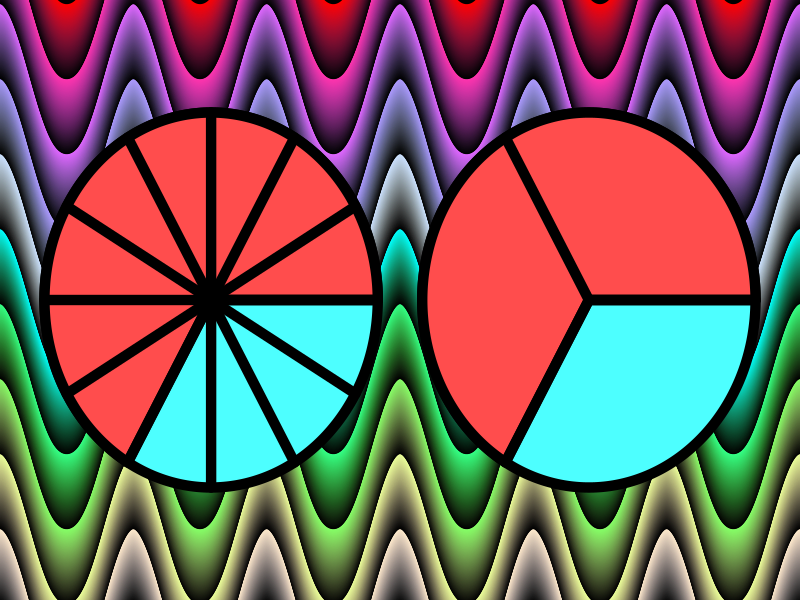

Recreate this plot in R.
png("simpfracMC.png",1200,800)


par(mar=c(0,0,0,0), xaxs='i', yaxs='i')

plot(0,0,"n",xlim=c(-6,6),ylim=c(-4,4),axes=F,ann=F)

for(i in seq(-10,10,0.01)){
    prog = (i+10)/20
    coll = hsv((prog)%%1,(2*prog)%%1,(10*prog)%%1)
    xx = seq(-6,6,0.01)
    lines(xx,cos(xx*pi)+i/2,col=coll,lwd=8)
}

th = seq(0,2*pi,pi/1000)
r = 2.5
lwd=10

x1 = -((12-4*r)/6+r)
x2 =  ((12-4*r)/6+r)
polygon(r*cos(th)+x1,r*sin(th),lwd=lwd,col=rgb(0.3,1,1))
polygon(r*cos(th)+x2,r*sin(th),lwd=lwd,col=rgb(0.3,1,1))

thp = seq(0,2*pi*2/3,pi/1000)
polygon(c(x1,r*cos(thp)+x1,x1),c(0,r*sin(thp),0),col=rgb(1,0.3,0.3),lwd=lwd)
polygon(c(x2,r*cos(thp)+x2,x2),c(0,r*sin(thp),0),col=rgb(1,0.3,0.3),lwd=lwd)




th2 = seq(0,2*pi,2*pi/12)
th3 = seq(0,2*pi,2*pi/3)

for(i in th2){
    lines(c(x1,r*cos(i)+x1),c(0,r*sin(i)),lwd=lwd)
}

for(i in th3){
    lines(c(x2,r*cos(i)+x2),c(0,r*sin(i)),lwd=lwd)
}





dev.off()
